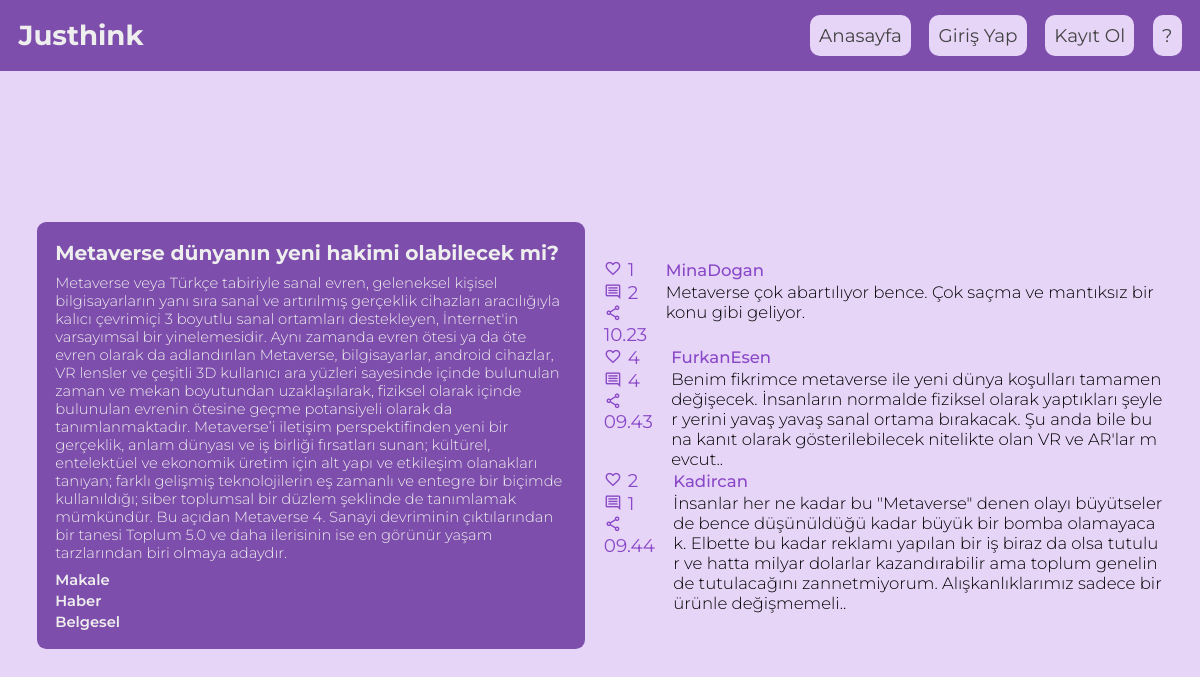
The page /discord/random_ideas on the database its author committed.
### discord/models.py (models this page shows)
class Topic(models.Model):
    id = models.AutoField(primary_key=True)
    idea_name = models.CharField(max_length=100)
    idea_description = models.TextField()
    idea_genre = models.CharField(max_length=10, choices=IDEA_GENRES, default='trend')
    idea_deadline = models.DateTimeField(default=datetime.datetime.now())

class Idea(models.Model):
    id = models.AutoField(primary_key=True)
    topic = models.ForeignKey(to = Topic, on_delete=models.CASCADE)
    idea_author = models.ForeignKey(to = User, on_delete=models.CASCADE)
    idea_content = models.TextField()
    idea_likes = models.IntegerField(default=0)
    idea_comments = models.IntegerField(default=0)
    comment_publish_date = models.CharField(max_length=6)

### discord/views.py (the view)
# urls.py: path('random_ideas', random_ideas_view),
def random_ideas_view(request):
    try:
        profile = Profile.objects.get(Q(user = request.user))
    except Profile.DoesNotExist:
        profile = {'ui_theme': 'tema1'}
    except TypeError:
        profile = {'ui_theme': 'tema1'}
    ideas = list(Idea.objects.all())
    try:
        ideas = random.sample(ideas, 3)
    except ValueError:
        ideas
    return render(request, 'random_ideas.html', {'random_ideas': ideas, 'topic': Topic.objects.first(), 'profile': profile})

### templates/random_ideas.html (shortened to what this page needs)
{% extends 'base.html' %}
{% block head %} <link rel="stylesheet" href="/static/trends.css"> <link rel="stylesheet" href="/static/send_idea.css"> <link rel="stylesheet" href="/static/home.css">{% endblock head %}
{% block content %}
<div class="current_topic">
    <h5>{{topic.idea_name}}</h5>
    <p>{{topic.idea_description}}</p>
    <div class="ekler">
        <a href="https://dergipark.org.tr/tr/download/article-file/2461841" target="_blank">Makale</a>
        <a href="https://www.milliyet.com.tr/molatik/teknoloji/metaverse-nedir-6638788" target="_blank">Haber</a>
        <a href="https://www.youtube.com/watch?v=WL-IMYqVn8s" target="_blank">Belgesel</a>
    </div>
</div>
    <div class="ideas">
        <ul>
            {% for idea in random_ideas %}
                <li>
                    <div class="idea">
                        <div class="left-layout">
                            <div class="interactions">
                                <div class="likes">
                                    <a href="./like_idea/{{idea.id}}" class="material-symbols-outlined">favorite<a> <span>{{ idea.idea_likes }}</span>
                                </div>
                                <div class="comments">
                                    <a href="./inspect_idea/{{idea.id}}" class="material-symbols-outlined">comment<a> <span>{{ idea.idea_comments }}</span>
                                </div>
                                <a href="./share_idea/{{idea.id}}" class="material-symbols-outlined" onclick="shareIdea()">share<a>
                            </div>
                            <span class="datetime">{{ idea.comment_publish_date }}</span>
                        </div>
                        <div class="right-layout">
                            <h4><a href="./auth/profile/{{idea.idea_author.username}}">{{idea.idea_author.username}}</a></h4>
                            <p class="reason">{{idea.idea_content}}.</p>
                        </div>
                    </div>
                </li>
            {% endfor %}
        </ul>
    </div>
{% endblock content %}

### static/index.css (style rules this page uses)
html { overflow-x: hidden; }

### static/trends.css (style rules this page uses)
.ideas { width: 50% }

### static/send_idea.css (style rules this page uses)
.current_topic { flex-basis: 49%; background-color: var(--color-primary); border-radius: .5rem; font-size: .8rem; color: var(--color-white); padding: 1rem; }
.current_topic h5 { font-size: 1.1rem; margin-bottom: .5rem; }
.current_topic p { font-weight: 300; }
.current_topic a { display: block; color: var(--color-white); font-weight: 600; margin-top: .15rem; }
.ekler { margin-top: .5rem; }
.idea { font-family: 'Montserrat'; font-size: 1rem; }
p.reason { word-break: break-all; white-space: normal; }

### static/home.css (style rules this page uses)
.ideas { display: flex; flex-wrap: wrap; row-gap: 1rem; }
.idea { display: flex; align-items: flex-start; flex-basis: 50%; position: relative; }
.idea .left-layout { display: flex; flex-direction: column; margin-right: 1rem; }
.idea .interactions { display: flex; flex-direction: column; }
.idea .left-layout * { color: var(--color-primary-dark); }
.idea .interactions > div { display: flex; align-items: center; }
.idea .interactions > div span { margin-left: .3rem; }
.idea .interactions a { transition: all .1s ease-in; }
.idea .right-layout { display: flex; flex-direction: column; gap: .1rem; font-size: .9rem; }
.idea .right-layout h4 a { color: var(--color-primary-dark) !important; font-weight: 500; }
.idea .right-layout p { font-weight: 300; word-wrap: break-all; white-space: normal; }

### rows shown on the page
Topic: idea_name "Metaverse dünyanın yeni hakimi olabilecek mi?", idea_description "Metaverse veya Türkçe tabiriyle sanal evren, geleneksel kişisel bilgisayarların yanı sıra sanal ve artırılmış gerçeklik cihazları aracılığıyla kalıcı çevrimiçi 3 boyutlu sanal ortamları destekleyen, İnternet'in varsayımsal bir yinelemesidir. Aynı zamanda evren ötesi ya da öte evren olarak da adlandırılan Metaverse, bilgisayarlar, android cihazlar, VR lensler ve çeşitli 3D kullanıcı ara yüzleri sayesinde içinde bulunulan zaman ve mekan boyutundan uzaklaşılarak, fiziksel olarak içinde bulunulan evrenin ötesine geçme potansiyeli olarak da tanımlanmaktadır. Metaverse’i iletişim perspektifinden yeni bir gerçeklik, anlam dünyası ve iş birliği fırsatları sunan; kültürel, entelektüel ve ekonomik…"
Idea: idea_likes "1", idea_comments "2", comment_publish_date "10.23", idea_author.username "MinaDogan", idea_content "Metaverse çok abartılıyor bence. Çok saçma ve mantıksız bir konu gibi geliyor"
Idea: idea_likes "4", idea_comments "4", comment_publish_date "09.43", idea_author.username "FurkanEsen", idea_content "Benim fikrimce metaverse ile yeni dünya koşulları tamamen değişecek. İnsanların normalde fiziksel olarak yaptıkları şeyler yerini yavaş yavaş sanal ortama bırakacak. Şu anda bile buna kanıt olarak gösterilebilecek nitelikte olan VR ve AR'lar mevcut."
Idea: idea_likes "2", idea_comments "1", comment_publish_date "09.44", idea_author.username "Kadircan", idea_content "İnsanlar her ne kadar bu \"Metaverse\" denen olayı büyütseler de bence düşünüldüğü kadar büyük bir bomba olamayacak. Elbette bu kadar reklamı yapılan bir iş biraz da olsa tutulur ve hatta milyar dolarlar kazandırabilir ama toplum genelinde tutulacağını zannetmiyorum. Alışkanlıklarımız sadece bir ürünle değişmemeli."
